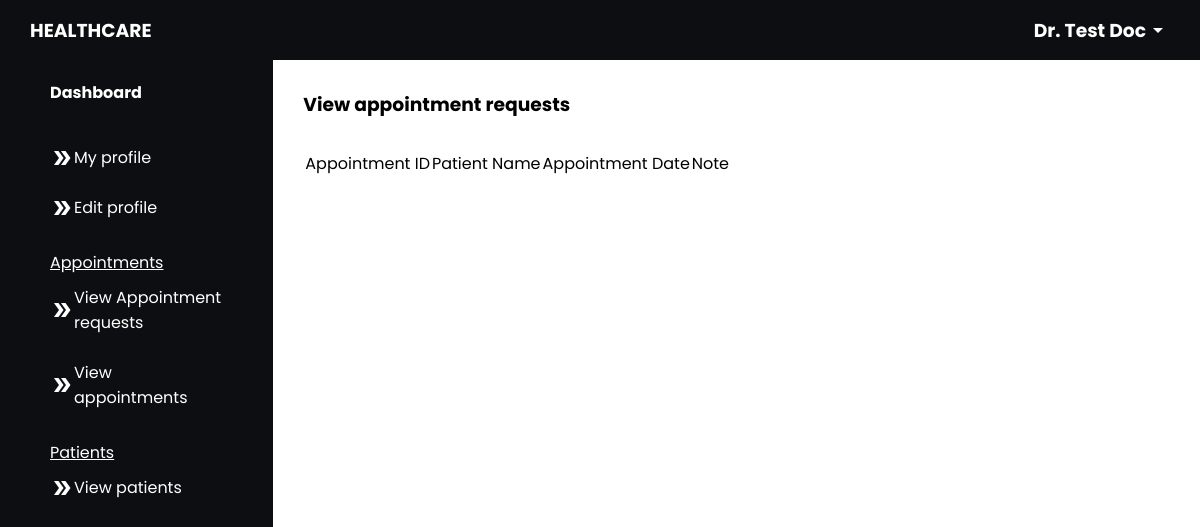
Before: /doctor/view_appointments.php (signed in) with the older database file.
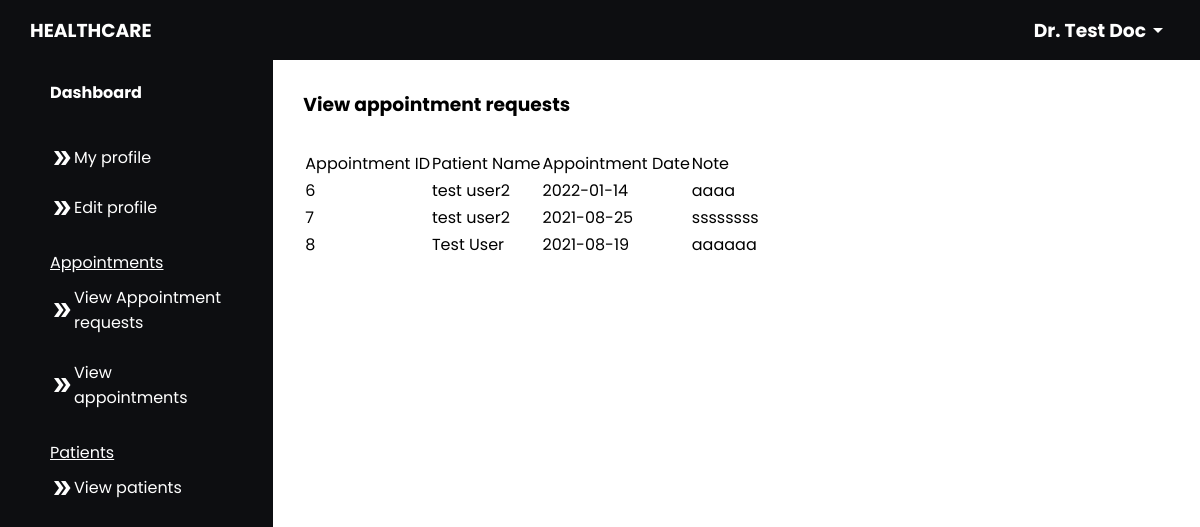
After: the same page with the newer database file.
### tables this page shows
CREATE TABLE `appointments` (
  `a_id` int(100) NOT NULL,
  `p_id` int(100) NOT NULL,
  `assigned_to_id` int(100) NOT NULL,
  `department` varchar(255) NOT NULL,
  `date` date NOT NULL,
  `note` varchar(255) DEFAULT NULL
);

CREATE TABLE `patient` (
  `p_id` int(11) NOT NULL,
  `name` varchar(255) NOT NULL,
  `email` varchar(255) NOT NULL,
  `password` varchar(255) NOT NULL,
  `address` varchar(255) NOT NULL,
  `age` int(100) NOT NULL,
  `gender` enum('male','female','other') NOT NULL,
  `reg_date` datetime NOT NULL DEFAULT current_timestamp()
);

### doctor/view_appointments.php (the view, shortened to what this page needs)
<?php
$email = $_SESSION['email'];
include ("../connect.php");
$sql = mysqli_query($con, "SELECT * FROM doctor WHERE email = '$email'");
$row = mysqli_fetch_array($sql);
$id = $row["d_id"];
?>
<!DOCTYPE html>
<html lang="en">
<head>
    <link rel="stylesheet" href="../css/add.css">
    <link rel="stylesheet" href="//cdn.datatables.net/1.10.20/css/jquery.dataTables.min.css">
</head>
<body>
<?php include ('navigation.php'); ?>
        <main>
        <h3 style="margin-bottom: 30px;">View appointment requests</h3>
<table class="table" id="myTable">
    <thead class="thead">
        <tr>
            <td>Appointment ID</td>
            <td>Patient Name</td>
            <td>Appointment Date</td>
            <td>Note</td>
        </tr>
    </thead>
    <tbody>
        <?php
        $result = mysqli_query($con, "SELECT * FROM appointments INNER JOIN patient ON appointments.p_id = patient.p_id WHERE appointments.assigned_to_id = '$id' ");
        while ($row = mysqli_fetch_array($result)) {
            echo '
        <tr>
            <td>' . $row["a_id"] . '</td>
            <td>' . $row["name"] . '</td>
            <td>' . $row["date"] . '</td>
            <td>' . $row["note"] . '</td>
        </tr>
    ';
        }
        ?>
    </tbody>
</table>
        </main>
    </div>
</body>
</html>

Changed rows visible on the page:
added appointments: a_id "6", p.name "test user2", date "2022-01-14", note "aaaa"
added appointments: a_id "7", p.name "test user2", date "2021-08-25", note "ssssssss"
added appointments: a_id "8", p.name "Test User", date "2021-08-19", note "aaaaaa"
